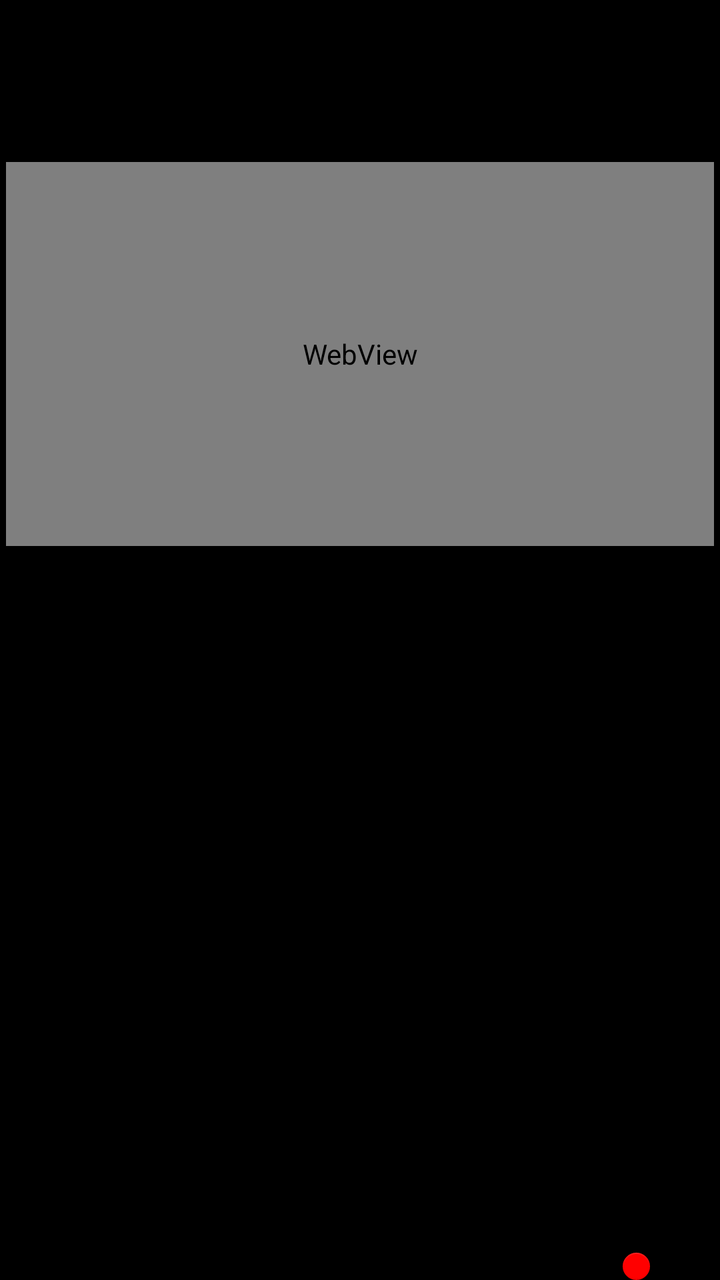
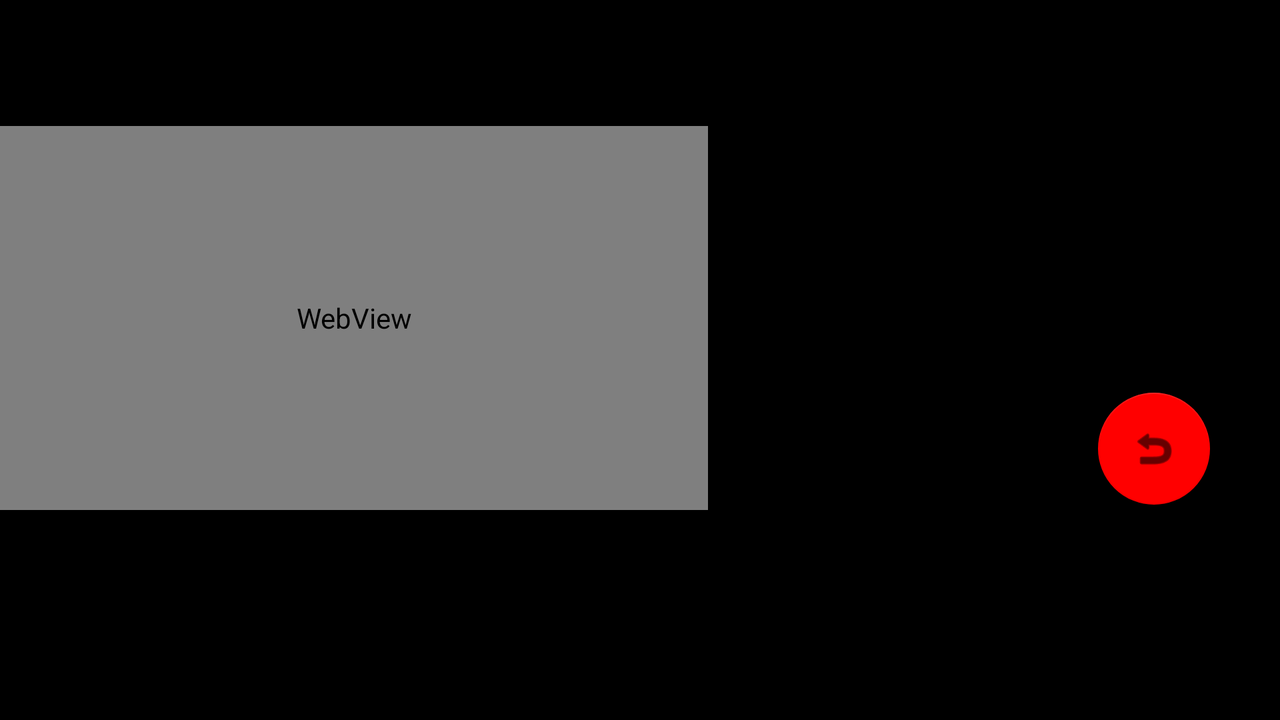

An Android layout and its configuration variant, each rendered on a device that would load it. The default file and the variant file are quoted in full after the pictures.
<!-- AndroidManifest.xml: application theme Theme.SeeFilm -->
<!-- res/layout/fragment_trailer_peli.xml -->
<?xml version="1.0" encoding="utf-8"?>
<LinearLayout xmlns:android="http://schemas.android.com/apk/res/android"
    xmlns:app="http://schemas.android.com/apk/res-auto"
    xmlns:tools="http://schemas.android.com/tools"
    android:layout_width="match_parent"
    android:layout_height="match_parent"
    android:background="@color/black"
    android:gravity="center|top"
    android:orientation="vertical"
    tools:context=".trailerPeli">

    <Space
        android:layout_width="match_parent"
        android:layout_height="18dp" />

    <TextView
        android:id="@+id/Titulo"
        android:layout_width="match_parent"
        android:layout_height="wrap_content"
        android:fontFamily="@font/autour_one"
        android:textAlignment="center"
        android:textColor="@color/white"
        android:textSize="32dp" />

    <WebView
        android:id="@+id/trailer"
        android:layout_width="354dp"
        android:layout_height="192dp"
        android:layout_marginTop="20dp" />

    <Space
        android:layout_width="match_parent"
        android:layout_height="28dp" />

    <TextView
        android:id="@+id/sinopsis"
        android:layout_width="match_parent"
        android:layout_height="345dp"
        android:layout_marginLeft="20dp"
        android:layout_marginRight="20dp"
        android:textColor="@color/white"
        android:textSize="20dp" />

    <com.google.android.material.floatingactionbutton.FloatingActionButton
        android:id="@+id/floatingActionButton"
        android:layout_width="wrap_content"
        android:layout_height="wrap_content"
        android:layout_gravity="right"
        android:layout_marginRight="35dp"
        android:background="#ff0000"
        android:clickable="true"
        android:layout_marginTop="-20dp"
        android:src="@android:drawable/ic_menu_revert"
        app:backgroundTint="#ff0000"
        app:rippleColor="#ff0000"
        />

</LinearLayout>
<!-- resources referenced by this layout -->
<resources>
  <style name="Theme.SeeFilm" parent="Theme.MaterialComponents.DayNight.DarkActionBar">
          
          <item name="colorPrimary">@color/black</item>
          <item name="colorPrimaryVariant">@color/purple_700</item>
          <item name="colorOnPrimary">@color/white</item>
          
          <item name="colorSecondary">@color/teal_200</item>
          <item name="colorSecondaryVariant">@color/teal_700</item>
          <item name="colorOnSecondary">@color/black</item>
          
          <item name="android:statusBarColor">#ff0000</item>
          
      </style>
</resources>
<!-- res/layout-land/fragment_trailer_peli.xml (the repository's variant of the layout above) -->
<!-- drawn on the phone turned sideways -->
<?xml version="1.0" encoding="utf-8"?>
<LinearLayout xmlns:android="http://schemas.android.com/apk/res/android"
    xmlns:app="http://schemas.android.com/apk/res-auto"
    xmlns:tools="http://schemas.android.com/tools"
    android:layout_width="match_parent"
    android:layout_height="match_parent"
    android:background="@color/black"
    tools:context=".trailerPeli">

    <LinearLayout
        android:layout_width="361dp"
        android:layout_height="266dp"
        android:orientation="vertical">

        <TextView
            android:id="@+id/Titulo"
            android:layout_width="match_parent"
            android:layout_height="wrap_content"
            android:fontFamily="@font/autour_one"
            android:textAlignment="center"
            android:textColor="@color/white"
            android:textSize="32dp" />

        <WebView
            android:id="@+id/trailer"
            android:layout_width="354dp"
            android:layout_height="192dp"
            android:layout_marginTop="20dp" />
    </LinearLayout>

    <LinearLayout
        android:layout_width="match_parent"
        android:layout_height="match_parent"
        android:orientation="vertical">

        <Space
            android:layout_width="match_parent"
            android:layout_height="43dp" />

        <TextView
            android:id="@+id/sinopsis"
            android:layout_width="match_parent"
            android:layout_height="173dp"
            android:layout_marginLeft="20dp"
            android:layout_marginRight="20dp"
            android:textColor="@color/white"
            android:textSize="15dp" />

        <com.google.android.material.floatingactionbutton.FloatingActionButton
            android:id="@+id/floatingActionButton"
            android:layout_width="wrap_content"
            android:layout_height="wrap_content"
            android:layout_gravity="right"
            android:layout_marginTop="-20dp"
            android:layout_marginRight="35dp"
            android:background="#ff0000"
            android:clickable="true"
            android:src="@android:drawable/ic_menu_revert"
            app:backgroundTint="#ff0000"
            app:rippleColor="#ff0000" />
    </LinearLayout>

</LinearLayout>
